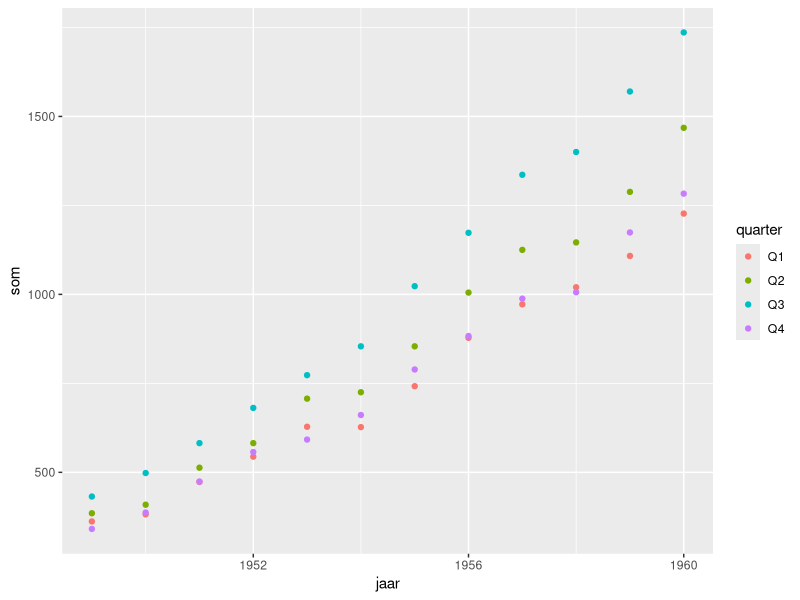
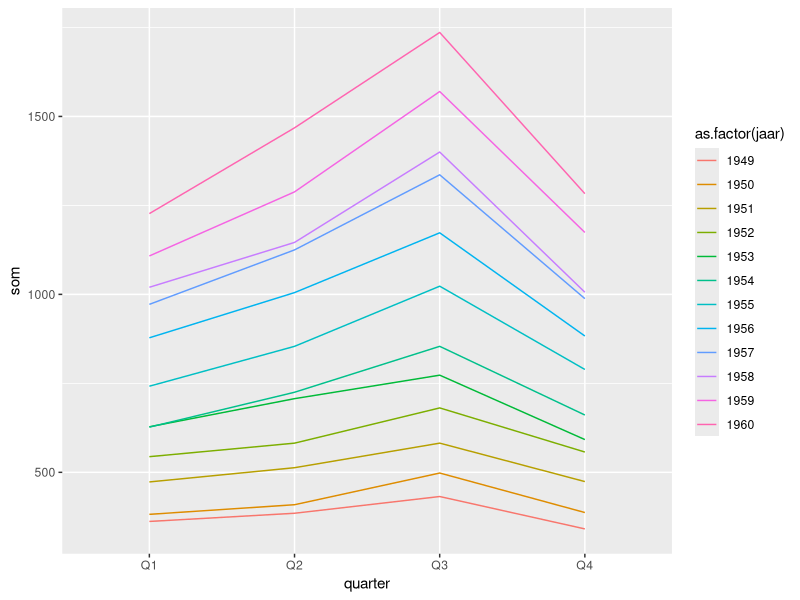
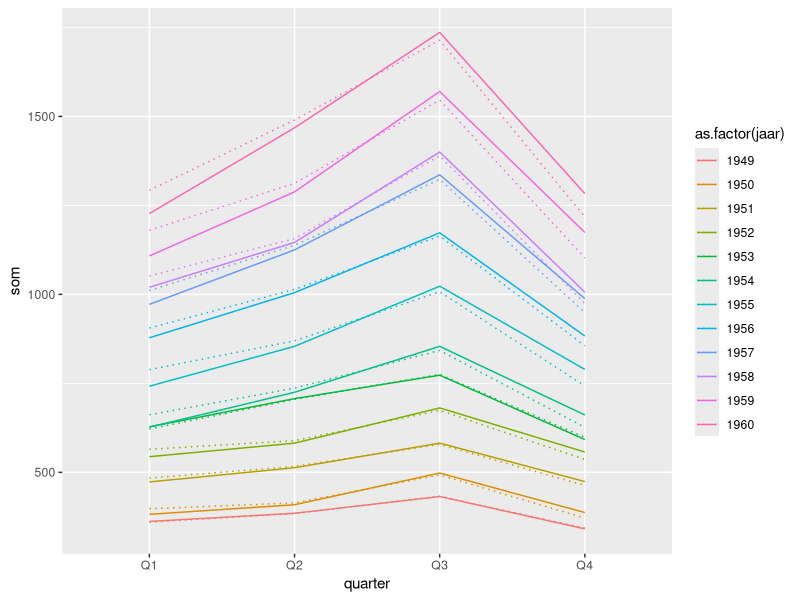

These figures' R source, in order:
# Uitleg Wild over decompose van tijdsseries
# werken met beschikbare dataset "Airpassengers"
require(tidyverse)
data("AirPassengers")
ap.df <- as.data.frame(AirPassengers)
ap.df$jaar <- rep(c(1949:1960),each=12)
ap.df$quarter <- rep(rep(c("Q1","Q2","Q3","Q4"),each=3),12)
ap.df %>% group_by(jaar,quarter) %>% summarise(som=sum(x)) -> ap.df.q
ggplot(data=ap.df.q) + geom_point(aes(x=jaar,y=som,color=quarter))
ggplot(data=ap.df.q,aes(x=quarter,y=som,group=jaar)) + geom_line(aes(color=as.factor(jaar)))
#
# ase = additive seasonal effect
#
ap.df.q$ase <- 0
for (i in c(1949:1960)) {
  mod <- lm(ap.df.q$som[ap.df.q$jaar==i] ~ c(1:4))
  ap.df.q$ase[ap.df.q$jaar==i] <- mean(ap.df.q$som[ap.df.q$jaar==i]) + mod$residuals
}
ggplot(data=ap.df.q, aes(x=quarter, group=jaar, color=as.factor(jaar))) +
  geom_line(aes(y=som)) +
  geom_line(aes(y=ase), linetype=3)
#
# Average seasonal effect
#
ap.df.q %>% group_by(quarter) %>% summarise(avg=mean(ase))                                     